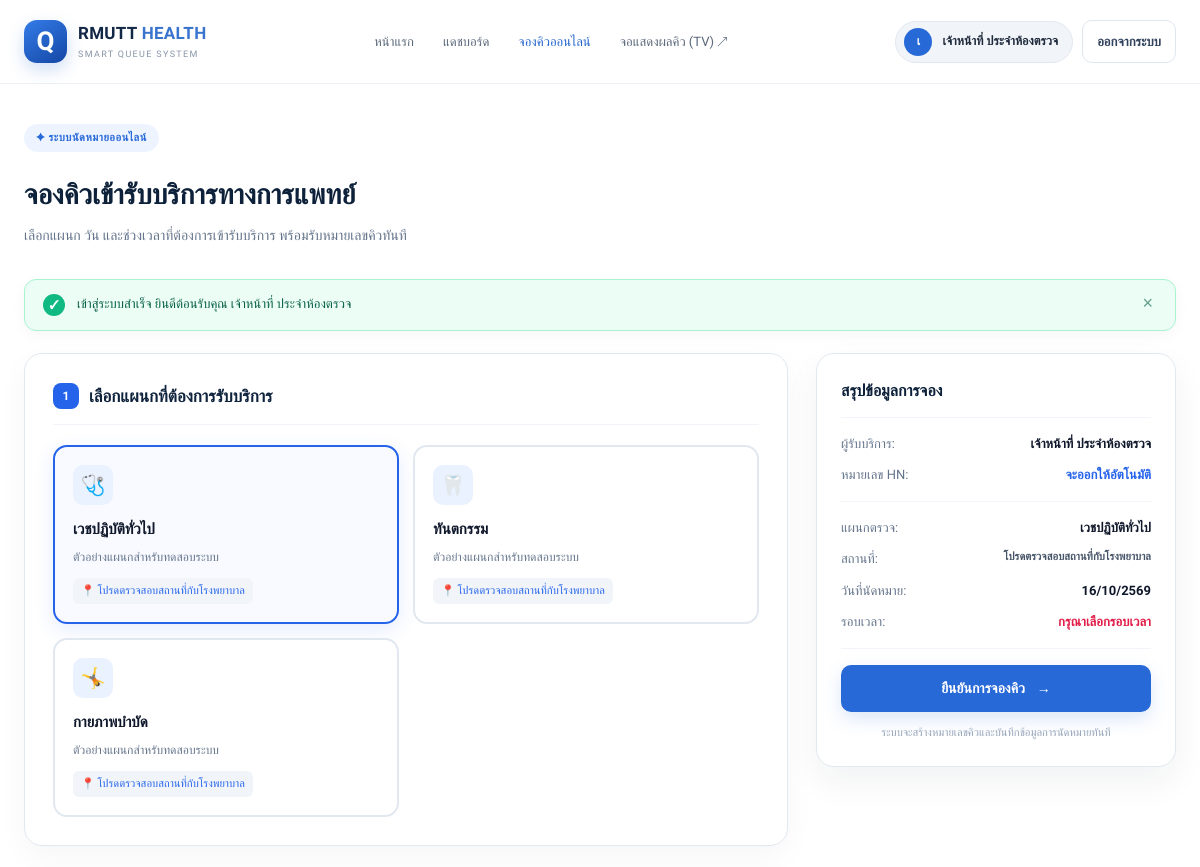
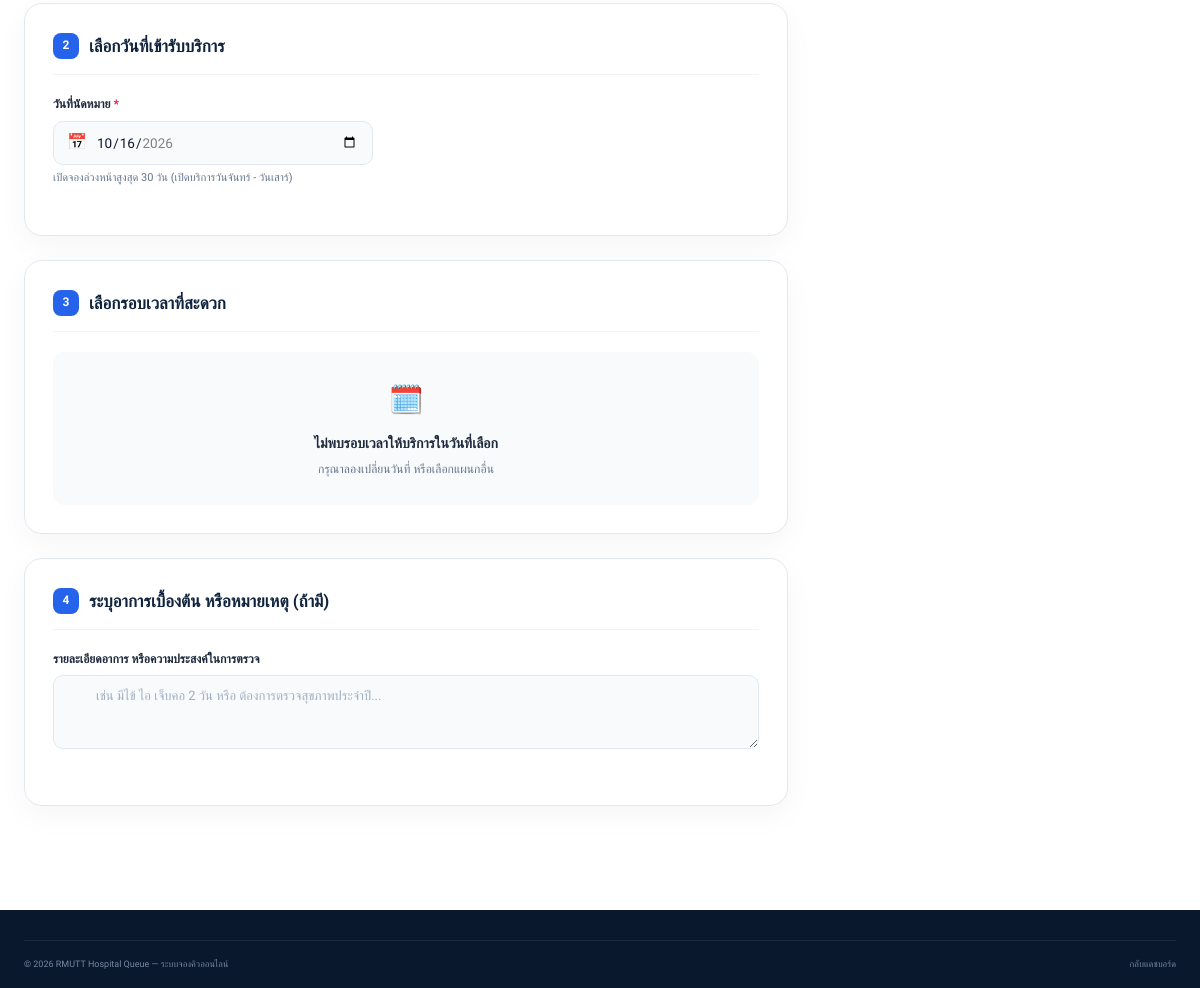
Page /book.php (signed in) on the committed database (2 pictures, top to bottom).
### tables this page shows
CREATE TABLE IF NOT EXISTS departments (
  id BIGINT UNSIGNED AUTO_INCREMENT PRIMARY KEY,
  name VARCHAR(150) NOT NULL,
  description TEXT NULL,
  location_label VARCHAR(190) NULL,
  is_open_for_booking TINYINT(1) NOT NULL DEFAULT 1,
  created_at TIMESTAMP NOT NULL DEFAULT CURRENT_TIMESTAMP
);

### book.php (the view, shortened to what this page needs)
<?php
require_once __DIR__ . '/config/database.php';
require_once __DIR__ . '/includes/auth.php';
$user = current_user();
$selectedDate = trim($_GET['date'] ?? ($_POST['date'] ?? date('Y-m-d')));
$notes = trim($_POST['notes'] ?? '');
try {
    $departments = $pdo->query("
        SELECT id, name, description, location_label
        FROM departments
        WHERE is_open_for_booking = 1
        ORDER BY id ASC
    ")->fetchAll();
} catch (PDOException $e) {
    $departments = [];
}
?>
<!DOCTYPE html>
<html lang="th">
<head>
  <link rel="stylesheet" href="assets/css/style.css">
  <link rel="stylesheet" href="assets/css/auth.css">
  <link rel="stylesheet" href="assets/css/queue.css">
</head>
<body>
  <header class="site-header">
    <div class="container nav-wrap">
      <a class="brand" href="index.php">
        <div class="brand-mark"><span>Q</span></div>
        <div class="brand-copy">
          <strong>RMUTT <span>HEALTH</span></strong>
          <small>SMART QUEUE SYSTEM</small>
        </div>
      </a>
      <nav class="main-nav" id="mainNav">
        <a href="index.php">หน้าแรก</a>
        <a href="dashboard.php">แดชบอร์ด</a>
        <a class="active" href="book.php">จองคิวออนไลน์</a>
        <a href="queue_display.php" target="_blank">จอแสดงผลคิว (TV) ↗</a>
      </nav>
      <div class="nav-actions">
        <a href="dashboard.php" class="user-menu-pill">
          <span class="user-menu-avatar"><?= htmlspecialchars(mb_substr($user['full_name'], 0, 1, 'UTF-8')) ?></span>
          <span><?= htmlspecialchars($user['full_name']) ?></span>
        </a>
        <a href="logout.php" class="btn btn-ghost btn-small">ออกจากระบบ</a>
      </div>
    </div>
  </header>
  <main class="booking-container">
    <div class="container">
      <div class="booking-header">
        <span class="auth-card-badge">✦ ระบบนัดหมายออนไลน์</span>
        <h1>จองคิวเข้ารับบริการทางการแพทย์</h1>
        <p>เลือกแผนก วัน และช่วงเวลาที่ต้องการเข้ารับบริการ พร้อมรับหมายเลขคิวทันที</p>
      </div>
      <?= render_flash() ?>
      <form action="book.php" method="POST" id="bookingForm">
        <div class="booking-grid">
          <div class="booking-steps-col">
            <div class="booking-card">
              <h2 class="booking-card-title">
                <span class="step-badge">1</span>
                <span>เลือกแผนกที่ต้องการรับบริการ</span>
              </h2>
              <div class="dept-grid">
                <?php foreach ($departments as $dept): ?>
                  <label class="dept-card-label">
                    <div class="dept-card-inner">
                      <div class="dept-icon">
                        <?php
                          if (str_contains($dept['name'], 'ทันต')) echo '🦷';
                          elseif (str_contains($dept['name'], 'กายภาพ')) echo '🤸';
                          elseif (str_contains($dept['name'], 'ตา') || str_contains($dept['name'], 'จักษุ')) echo '👁️';
                          else echo '🩺';
                        ?>
                      </div>
                      <strong><?= htmlspecialchars($dept['name']) ?></strong>
                      <p><?= htmlspecialchars($dept['description'] ?? 'บริการตรวจและรักษา') ?></p>
                      <span class="dept-location">📍 <?= htmlspecialchars($dept['location_label'] ?? 'จุดตรวจบริการ') ?></span>
                    </div>
                  </label>
                <?php endforeach; ?>
              </div>
            </div>
            <div class="booking-card">
              <h2 class="booking-card-title">
                <span class="step-badge">2</span>
                <span>เลือกวันที่เข้ารับบริการ</span>
              </h2>
              <div class="form-group" style="max-width: 320px;">
                <label class="form-label" for="bookingDate">วันที่นัดหมาย <span class="required">*</span></label>
                <div class="input-wrapper">
                  <span class="input-icon">📅</span>
                  <input type="date" id="bookingDate" name="date" class="form-control"
                         value="<?= htmlspecialchars($selectedDate) ?>"
                         min="<?= date('Y-m-d') ?>"
                         max="<?= date('Y-m-d', strtotime('+30 days')) ?>"
                         onchange="handleDateChange(this.value)" required>
                </div>
                <small style="color: #64748b; font-size: 11px; margin-top: 4px; display: block;">
                  เปิดจองล่วงหน้าสูงสุด 30 วัน (เปิดบริการวันจันทร์ - วันเสาร์)
                </small>
              </div>
            </div>
            <div class="booking-card">
              <h2 class="booking-card-title">
                <span class="step-badge">3</span>
                <span>เลือกรอบเวลาที่สะดวก</span>
              </h2>
              <div id="noSlotsMessage" style="display:none; padding: 25px; text-align: center; color: #64748b; background: #f8fafc; border-radius: 12px;">
                <div style="font-size: 28px; margin-bottom: 8px;">🗓️</div>
                <strong style="color: #1e293b; font-size: 14px;">ไม่พบรอบเวลาให้บริการในวันที่เลือก</strong>
                <p style="font-size: 12px; margin: 4px 0 0;">กรุณาลองเปลี่ยนวันที่ หรือเลือกแผนกอื่น</p>
              </div>
            </div>
            <div class="booking-card">
              <h2 class="booking-card-title">
                <span class="step-badge">4</span>
                <span>ระบุอาการเบื้องต้น หรือหมายเหตุ (ถ้ามี)</span>
              </h2>
              <div class="form-group">
                <label class="form-label" for="notes">รายละเอียดอาการ หรือความประสงค์ในการตรวจ</label>
                <textarea id="notes" name="notes" class="form-control" rows="3"
                          placeholder="เช่น มีไข้ ไอ เจ็บคอ 2 วัน หรือ ต้องการตรวจสุขภาพประจำปี..."><?= htmlspecialchars($notes) ?></textarea>
              </div>
            </div>
          </div>
          <div class="booking-summary-col">
            <div class="booking-summary-card">
              <h3 class="summary-title">สรุปข้อมูลการจอง</h3>
              <div class="summary-line">
                <span class="summary-label">ผู้รับบริการ:</span>
                <span class="summary-value"><?= htmlspecialchars($user['full_name']) ?></span>
              </div>
              <div class="summary-line">
                <span class="summary-label">หมายเลข HN:</span>
                <span class="summary-value" style="color:#2563eb;"><?= htmlspecialchars($user['patient_number'] ?? 'จะออกให้อัตโนมัติ') ?></span>
              </div>
              <div class="summary-divider"></div>
              <div class="summary-line">
                <span class="summary-label">แผนกตรวจ:</span>
                <span class="summary-value" id="summaryDept">—</span>
              </div>
              <div class="summary-line">
                <span class="summary-label">สถานที่:</span>
                <span class="summary-value" id="summaryLoc" style="font-size:11px; color:#475569;">—</span>
              </div>
              <div class="summary-line">
                <span class="summary-label">วันที่นัดหมาย:</span>
                <span class="summary-value" id="summaryDate">—</span>
              </div>
              <div class="summary-line">
                <span class="summary-label">รอบเวลา:</span>
                <span class="summary-value" id="summaryTime" style="color: #16a34a;">กรุณาเลือกรอบเวลา</span>
              </div>
              <div class="summary-divider"></div>
              <button type="submit" id="btnSubmitBooking" class="btn btn-primary" style="width: 100%; padding: 14px; font-size: 14px;" disabled>
                ยืนยันการจองคิว <span>→</span>
              </button>
              <p style="font-size: 11px; color: #94a3b8; text-align: center; margin: 12px 0 0;">
                ระบบจะสร้างหมายเลขคิวและบันทึกข้อมูลการนัดหมายทันที
              </p>
            </div>
          </div>
        </div>
      </form>
    </div>
  </main>
  <footer class="site-footer">
    <div class="container footer-bottom">
      <span>© <?= date('Y') ?> RMUTT Hospital Queue — ระบบจองคิวออนไลน์</span>
      <a href="dashboard.php" style="color: inherit;">กลับแดชบอร์ด</a>
    </div>
  </footer>
</body>
</html>

### assets/css/style.css (style rules this page uses)
:root { --navy: #0b1d36; --navy-2: #102b50; --blue: #2869d8; --blue-light: #eaf2ff; --ink: #15243a; --muted: #718096; --line: #e6ebf2; --surface: #f6f8fc; --white: #fff; --green: #19a779; --radius: 20px; --shadow: 0 24px 70px rgba(10, 29, 57, .13) }
* { box-sizing: border-box }
html { scroll-behavior: smooth; scroll-padding-top: 90px }
body { margin: 0; font-family: "IBM Plex Sans Thai", sans-serif; color: var(--ink); background: #fff; font-size: 15px; line-height: 1.65 }
a { color: inherit; text-decoration: none }
.container { width: min(1160px, calc(100% - 48px)); margin-inline: auto }
.site-header { height: 84px; background: rgba(255, 255, 255, .96); border-bottom: 1px solid #edf0f5; position: sticky; top: 0; z-index: 20; backdrop-filter: blur(16px) }
.nav-wrap { height: 100%; display: flex; align-items: center; justify-content: space-between; gap: 28px }
.brand { display: flex; align-items: center; gap: 11px; flex-shrink: 0 }
.brand-mark { width: 43px; height: 43px; background: linear-gradient(145deg, #347ce9, #1447a4); color: #fff; border-radius: 13px; display: grid; place-items: center; box-shadow: 0 7px 17px #2466cf35; font-size: 26px; font-weight: 700 }
.brand-copy { display: flex; flex-direction: column; line-height: 1.2 }
.brand-copy strong { font-size: 17px; letter-spacing: .3px; color: #132746 }
.brand-copy strong span { color: #3974ce }
.brand-copy small { font-size: 9px; letter-spacing: 1.35px; color: #8794a8; margin-top: 5px }
.main-nav { display: flex; align-items: center; gap: 29px; font-size: 13px; color: #5b687b }
.main-nav a { transition: color .2s }
.main-nav a:hover, .main-nav a.active { color: #2466cf }
.nav-actions { display: flex; align-items: center; gap: 9px }
.btn { display: inline-flex; align-items: center; justify-content: center; gap: 12px; border: 1px solid transparent; border-radius: 10px; padding: 10px 17px; font-family: inherit; font-size: 13px; font-weight: 600; transition: transform .2s, background .2s, border-color .2s; cursor: pointer }
.btn-primary { background: var(--blue); color: #fff; box-shadow: 0 7px 18px #2869d82b }
.btn-ghost { border-color: #dfe6f0; color: #30425c; background: #fff }
.btn-small { padding: 10px 14px }
.site-footer { background: #09182c; color: #fff; padding-top: 30px }
.footer-bottom { display: flex; justify-content: space-between; gap: 20px; border-top: 1px solid #ffffff16; padding: 16px 0; color: #7589a3; font-size: 9px }

### assets/css/auth.css (style rules this page uses)
.auth-card-badge { display: inline-flex; align-items: center; gap: 6px; background: #eef4ff; color: #2869d8; font-size: 11px; font-weight: 700; letter-spacing: 0.5px; padding: 5px 12px; border-radius: 100px; margin-bottom: 12px; }
.form-group { margin-bottom: 20px; }
.form-label { display: block; font-size: 12px; font-weight: 600; color: #1e293b; margin-bottom: 6px; }
.form-label .required { color: #e11d48; }
.input-wrapper { position: relative; display: flex; align-items: center; }
.input-icon { position: absolute; left: 14px; color: #94a3b8; font-size: 16px; pointer-events: none; display: grid; place-items: center; }
.form-control { width: 100%; padding: 12px 14px 12px 42px; font-family: inherit; font-size: 13.5px; color: #0f172a; background: #f8fafc; border: 1.5px solid #e2e8f0; border-radius: 10px; transition: all 0.2s ease; outline: none; }
.form-control::placeholder { color: #a0aec0; font-size: 13px; }
.user-menu-pill { display: flex; align-items: center; gap: 10px; background: #f1f5f9; border: 1px solid #e2e8f0; padding: 6px 14px 6px 8px; border-radius: 100px; font-size: 12.5px; font-weight: 600; color: #1e293b; text-decoration: none; transition: all 0.2s; }
.user-menu-avatar { width: 28px; height: 28px; border-radius: 50%; background: #2869d8; color: #fff; display: grid; place-items: center; font-size: 12px; font-weight: 700; }

### rows in the picture
departments: name "เวชปฏิบัติทั่วไป", description "ตัวอย่างแผนกสำหรับทดสอบระบบ", location_label "โปรดตรวจสอบสถานที่กับโรงพยาบาล"
departments: name "ทันตกรรม", description "ตัวอย่างแผนกสำหรับทดสอบระบบ", location_label "โปรดตรวจสอบสถานที่กับโรงพยาบาล"
departments: name "กายภาพบำบัด", description "ตัวอย่างแผนกสำหรับทดสอบระบบ", location_label "โปรดตรวจสอบสถานที่กับโรงพยาบาล"

### other values in the picture
mb_substr($user['full_name'], 0, 1, 'UTF-8') "เ"
$user['full_name'] "เจ้าหน้าที่ ประจำห้องตรวจ"
$icon "✓"
$message "เข้าสู่ระบบสำเร็จ ยินดีต้อนรับคุณ เจ้าหน้าที่ ประจำห้องตรวจ"
$user['patient_number'] "จะออกให้อัตโนมัติ"
